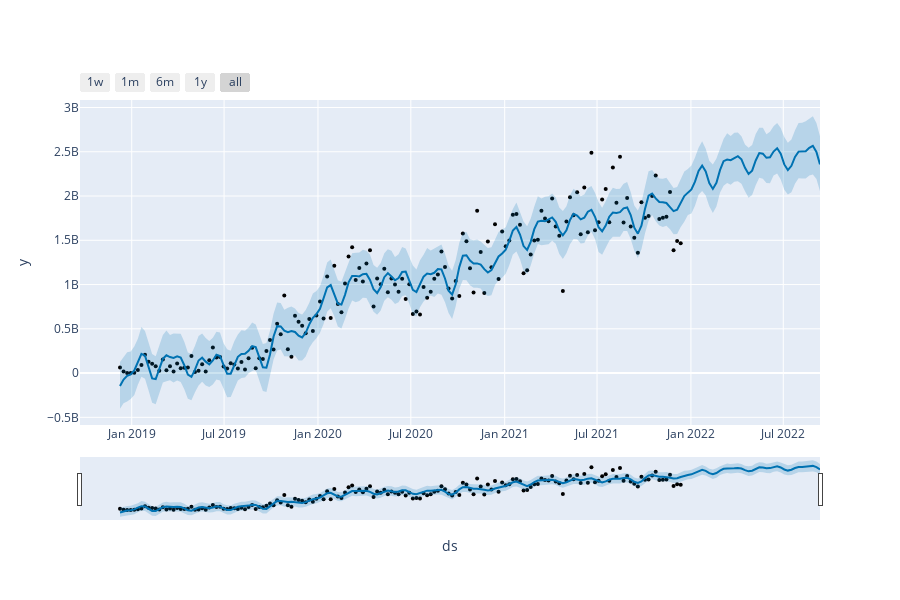

The notebook cell this image was saved under:
### Code cell
# interactive figure of the forecast and components
from prophet.plot import plot_plotly, plot_components_plotly

plot_plotly(m, forecast)

### Figure 1 — Plotly figure (JSON) as saved in the notebook; plotly's stock layout.template omitted (floating-point values rounded to 4 significant figures; data arrays with more than 128 entries replaced by an {"elided": "..."} marker saying what was removed)
{"data": [{"marker": {"color": "black", "size": 4}, "mode": "markers", "name": "Actual", "type": "scatter", "x": {"elided": "158 str values"}, "y": {"elided": "158 int values"}}, {"hoverinfo": "skip", "line": {"width": 0}, "mode": "lines", "type": "scatter", "x": {"elided": "197 str values"}, "y": {"elided": "197 float values"}}, {"fill": "tonexty", "fillcolor": "rgba(0, 114, 178, 0.2)", "line": {"color": "#0072B2", "width": 2}, "mode": "lines", "name": "Predicted", "type": "scatter", "x": {"elided": "197 str values"}, "y": {"elided": "197 float values"}}, {"fill": "tonexty", "fillcolor": "rgba(0, 114, 178, 0.2)", "hoverinfo": "skip", "line": {"width": 0}, "mode": "lines", "type": "scatter", "x": {"elided": "197 str values"}, "y": {"elided": "197 float values"}}], "layout": {"height": 600, "showlegend": false, "width": 900, "xaxis": {"rangeselector": {"buttons": [{"count": 7, "label": "1w", "step": "day", "stepmode": "backward"}, {"count": 1, "label": "1m", "step": "month", "stepmode": "backward"}, {"count": 6, "label": "6m", "step": "month", "stepmode": "backward"}, {"count": 1, "label": "1y", "step": "year", "stepmode": "backward"}, {"step": "all"}]}, "rangeslider": {"visible": true}, "title": {"text": "ds"}, "type": "date"}, "yaxis": {"title": {"text": "y"}}}}
